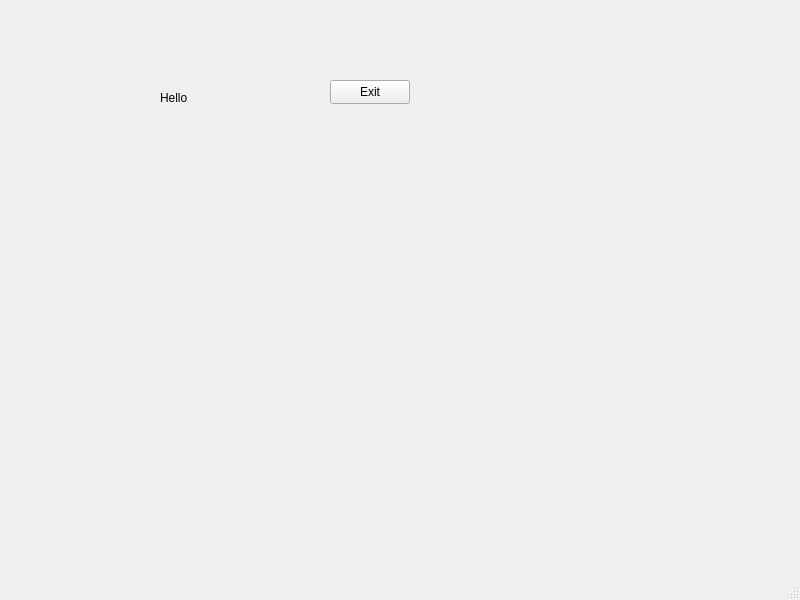
<?xml version="1.0" encoding="UTF-8"?>
<ui version="4.0">
 <class>MainWindow</class>
 <widget class="QMainWindow" name="MainWindow">
  <property name="geometry">
   <rect>
    <x>0</x>
    <y>0</y>
    <width>800</width>
    <height>600</height>
   </rect>
  </property>
  <property name="windowTitle">
   <string>MainWindow</string>
  </property>
  <widget class="QWidget" name="centralwidget">
   <widget class="QPushButton" name="pushButton">
    <property name="geometry">
     <rect>
      <x>330</x>
      <y>80</y>
      <width>80</width>
      <height>24</height>
     </rect>
    </property>
    <property name="text">
     <string>Exit</string>
    </property>
   </widget>
   <widget class="QLabel" name="label">
    <property name="geometry">
     <rect>
      <x>160</x>
      <y>90</y>
      <width>49</width>
      <height>16</height>
     </rect>
    </property>
    <property name="text">
     <string>Hello</string>
    </property>
   </widget>
  </widget>
  <widget class="QMenuBar" name="menubar">
   <property name="geometry">
    <rect>
     <x>0</x>
     <y>0</y>
     <width>800</width>
     <height>21</height>
    </rect>
   </property>
  </widget>
  <widget class="QStatusBar" name="statusbar"/>
 </widget>
 <resources/>
 <connections>
  <connection>
   <sender>pushButton</sender>
   <signal>clicked()</signal>
   <receiver>MainWindow</receiver>
   <slot>close()</slot>
   <hints>
    <hint type="sourcelabel">
     <x>369</x>
     <y>112</y>
    </hint>
    <hint type="destinationlabel">
     <x>399</x>
     <y>299</y>
    </hint>
   </hints>
  </connection>
 </connections>
</ui>
